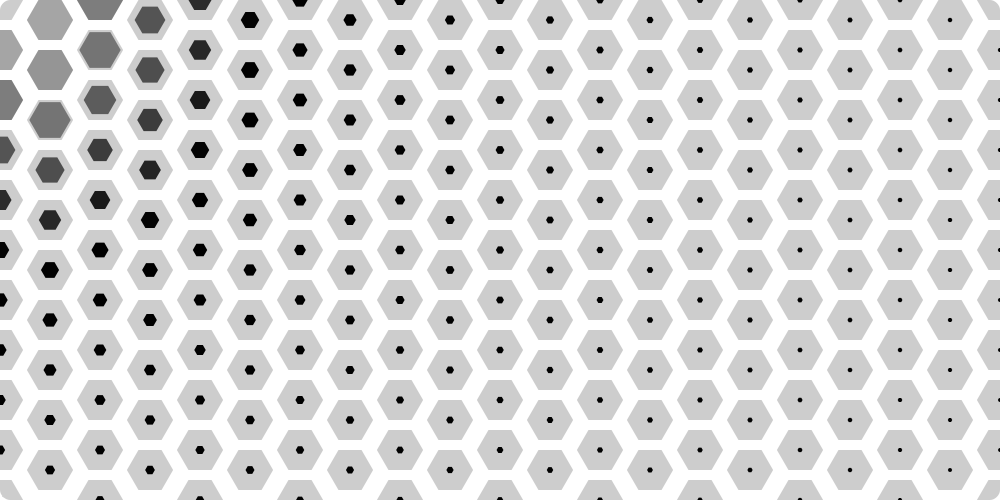
Frame 1 (no input)
Frame 60 (the mouse pressed at the canvas centre just before this capture): identical to frame 1, image omitted
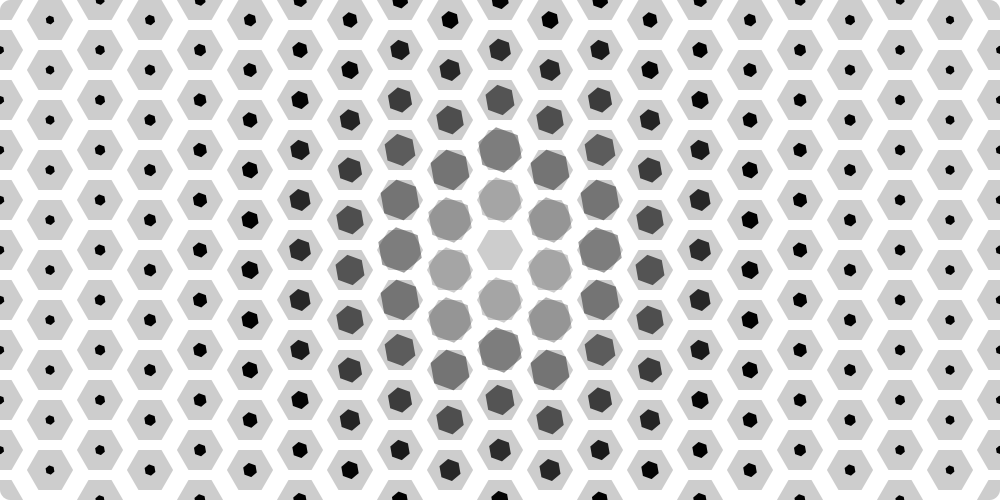
Frame 120 (the mouse held since frame 60 and released just before this capture)

The Processing sketch that drew these frames (run headless with seeded random() and noise(); from frame 60 on, the mouse is pressed at the canvas centre):

// Processing sketch: processing_48733
// ── processing_48733.pde

/////////////////////////////////////////////////////////////////////////////////////////////
// Written by Sasa Zivkovic 
// No.mad discourse | www.nomaddiscourse.com
// No.mad process | www.nomadprocess.com
/////////////////////////////////////////////////////////////////////////////////////////////
float sizeGrid = 2;
float scaleFactor = 1;
int grid = 50;

/////////////////////////////////////////////////////////////////////////////////////////////
void setup() {
  size(1000, 500);
  smooth();
  background(255);  
}

/////////////////////////////////////////////////////////////////////////////////////////////
void draw() {
  
  ///// set graphic parameters
  noStroke();
  fill(100, 200);
  background(255);
  
  ///// create ground pattern
  for (int i = 0; i <= width*2; i += grid) {
    for (int j = 0; j <= height; j += grid) {
     if((i % 20) == 0) {
      pushMatrix();
      scale(scaleFactor);
      fill(0, 0, 0, 50);
      my_Norm_Rect(i , j);
      popMatrix();
      } else {
        pushMatrix();
        scale(scaleFactor);
        translate(0, sizeGrid*10);
        fill(0, 0, 0, 50);
        my_Norm_Rect(i, j);
        popMatrix();
      }
    }
  }
  
  ///// set fill for second pattern
  fill(0, 0, 0, 255);
  
  ///// create second pattern
  for (int i = 0; i <= width; i += grid) {
    for (int j = 0; j <= height; j += grid) {
      if((i % 20) == 0) {
      pushMatrix();
      scale(scaleFactor);
      fill(0, 0, 0, 50);
      my_Rot_Rect(i , j);
      popMatrix();
      } else {
        pushMatrix();
        scale(scaleFactor);
        translate(0, sizeGrid*10);
        fill(0, 0, 0, 200);
        my_Rot_Rect(i, j);
        popMatrix();
      }
    }
  }
  
  ///// rounded rectangles 
  fill(255);
  noStroke();
  beginShape();
  int v = 10;
  vertex(width-v, 0);
  bezierVertex(width-v/2, 0, width, 0+v/2, width, v);
  vertex(width, 0);
  endShape();
  beginShape();
  vertex(v, 0);
  bezierVertex(v/2, 0, 0 , v/2, 0, v);
  vertex(0, 0);
  endShape();
  beginShape();
  vertex(v, height);
  bezierVertex(v/2, height, 0 , height- v/2, 0, height - v);
  vertex(0, height);
  endShape();
  beginShape();
  vertex(width-v, height);
  bezierVertex(width-v/2, height, width, height-v/2, width, height-v);
  vertex(width, height);
  endShape();
  noFill();
}
 
/////////////////////////////////////////////////////////////////////////////////////////////

 void my_Rot_Rect(int x, int y) {
  pushMatrix();
  
  ///// relate to mouse position
  int a = mouseX;
  int b = mouseY;
  
  float mx = map(mouseX, 0, width, 0, 40);
  float my = map(mouseY, 0, height, 0, 40);
  
  float g = dist(x, y, a, b);
  float g1 = dist(x, y, a, b);
  
  if (g < 100) {
    g = 100;
  }
  
  float mx1 = mx + g;
  float my2 = my + g;
  
  float mx3 = map(mx1, 0, 1100, 5, 40);
  float my4 = map(my2, 0, 1100, 5, 40);
  
  ///// draw hexagon    
  translate(x, y); 
  rotate(radians(mouseX));
  scale(100/g);
  fill(0, 0, 0, g1);
  float m = sizeGrid;
  beginShape();
  vertex(11.547*m, 0);
  vertex(5.774*m, -10*m);
  vertex(-5.774*m, -10*m);
  vertex(-11.547*m, 0);
  vertex(-5.774*m, 10*m);
  vertex(5.774*m, 10*m);
  endShape(CLOSE);
  popMatrix();
}

/////////////////////////////////////////////////////////////////////////////////////////////

 void my_Norm_Rect(int x, int y) {
  pushMatrix();
  translate(x, y); 
  float m = sizeGrid;
  beginShape();
  vertex(11.547*m, 0);
  vertex(5.774*m, -10*m);
  vertex(-5.774*m, -10*m);
  vertex(-11.547*m, 0);
  vertex(-5.774*m, 10*m);
  vertex(5.774*m, 10*m);
  endShape(CLOSE);
  popMatrix();
}
